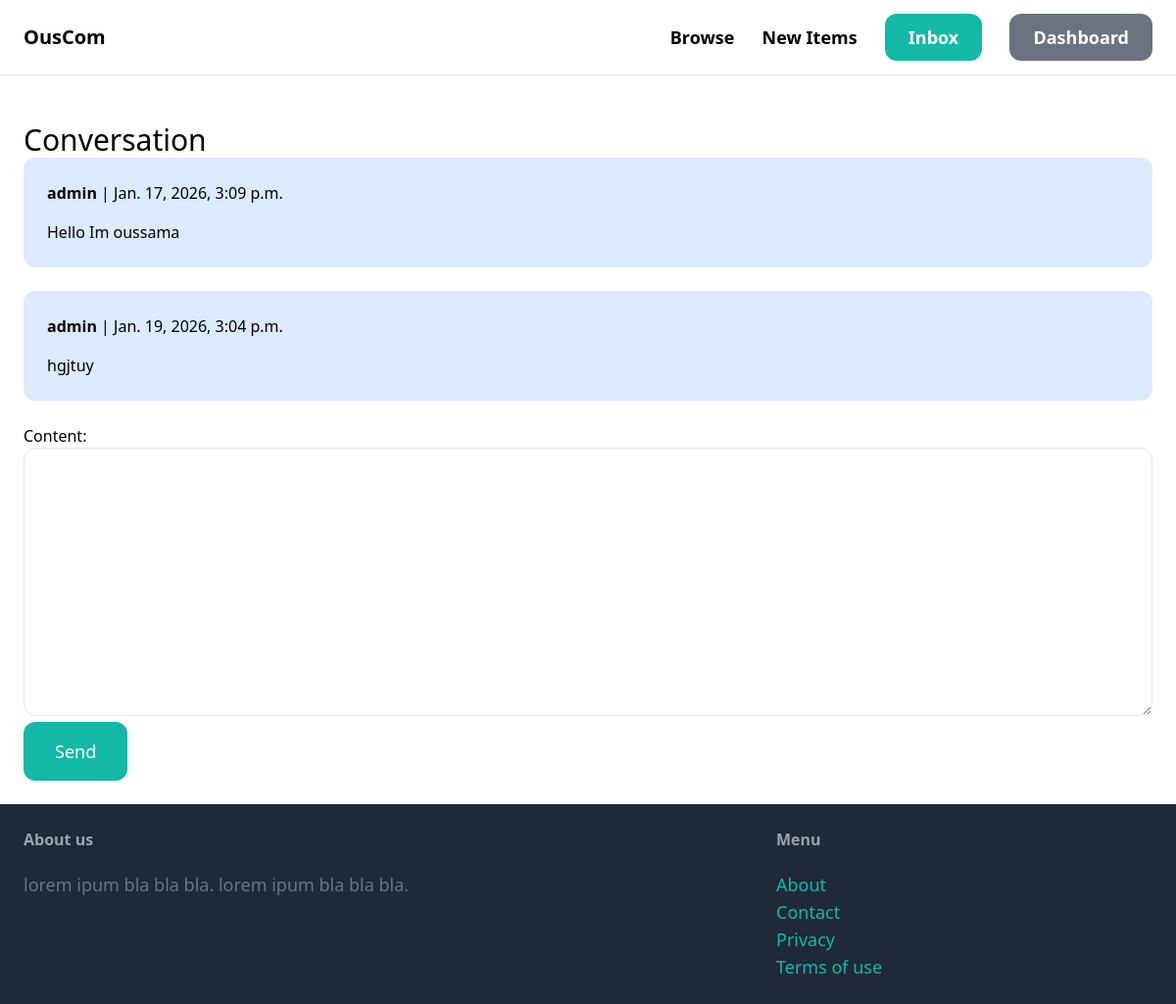
The page /inbox/1/ (signed in) on the database its author committed.
### conversation/models.py (models this page shows)
class ConversationMessage(models.Model):
    conversation = models.ForeignKey(Conversation, related_name="messages", on_delete=models.CASCADE)
    content = models.TextField()
    created_at = models.DateTimeField(auto_now_add=True)
    created_by = models.ForeignKey(User, related_name="created_message", on_delete=models.CASCADE)

### conversation/views.py (the view, shortened to what this page needs)
# urls.py: path('<int:pk>/', views.detail, name="detail"),
@login_required
def detail(request,pk):
    conversation = Conversation.objects.filter(members__in = [request.user.id]).get(pk=pk)
    form = ConversationMessageForm()
    return render(request, 'conversation/detail.html',{
        'conversation' : conversation,
        'form' : form
    })

### conversation/forms.py
class ConversationMessageForm(forms.ModelForm):
    class Meta:
        model = ConversationMessage
        fields = ('content',)
        widgets = {
            'content' : forms.Textarea(attrs={
                'class' : 'w-full py-4 px-6 rounded-xl border'
            })
        }

### conversation/templates/conversation/detail.html (shortened to what this page needs)
{% extends 'core/base.html' %}
{% block content %}
    <h1 class="mt-6 text-3xl">Conversation</h1>
    <div class="space-y-6">
        {% for message in conversation.messages.all %}
            <div class="p-6 flex {% if message.created_by == request.user %} bg-blue-100 {% else %} bg-yellow-100 {% endif %} rounded-xl">
                <div>
                    <p class="mb-4"><strong>{{ message.created_by.username }}</strong> | {{ message.created_at }}</p>
                    <p>{{ message.content }}</p>
                </div>
            </div>
        {% endfor %}
    </div>
    <form method="POST" action="." class="mt-6">
      {{form.as_p}}
      <button class="py-4 px-8 text-lg bg-teal-500 hover:bg-teal-700 rounded-xl text-white " >Send</button>
    </form>
{% endblock %}

### rows shown on the page
ConversationMessage: created_by.username "admin", created_at "Jan. 17, 2026, 3:09 p.m.", content "Hello Im oussama"
ConversationMessage: created_by.username "admin", created_at "Jan. 19, 2026, 3:04 p.m.", content "hgjtuy"
